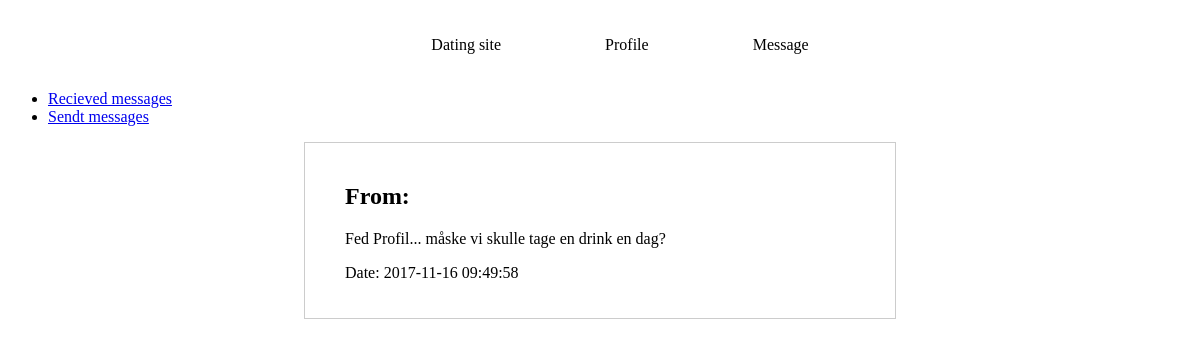
The app's page /recievedMessage.php, older data.
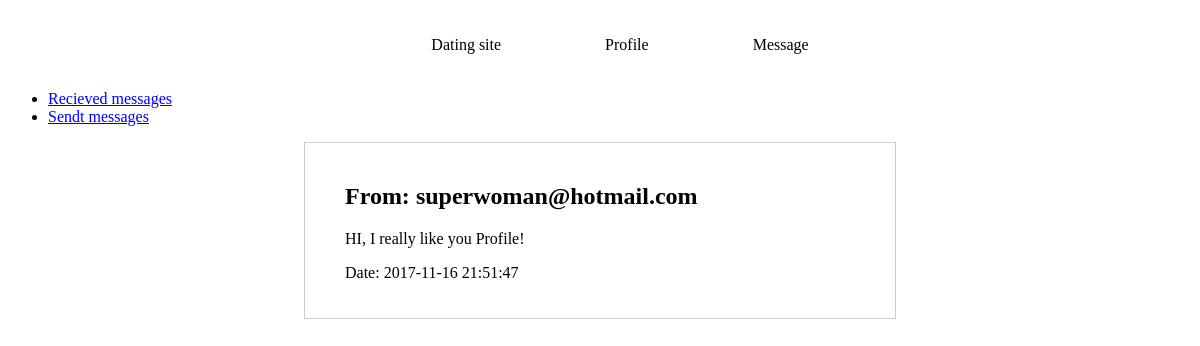
The same page, newer data.
### tables this page shows
CREATE TABLE `message` (
  `id` int(11) NOT NULL,
  `messageText` text NOT NULL,
  `date` timestamp NOT NULL DEFAULT CURRENT_TIMESTAMP,
  `userEmail` varchar(100) NOT NULL,
  `sender_userEmail` varchar(100) NOT NULL
);

### recievedMessage.php (the view)
<?php
include 'include/head.php';
include 'include/database.php';
include 'include/footer.php';
$messages = $conn->query('SELECT * FROM message')->fetchAll();
?>
<ul>
  <li><a href="recievedMessage.php">Recieved messages</a></li>
  <li><a href="sentMessage.php">Sendt messages</a></li>
</ul>
<?php
foreach ($messages as $message) {
  if ($message['sender_userEmail'] !== 'iceman@gmail.com'){
  ?>
  <section class="message">
    <h1>From: <?php echo $message['sender_userEmail']; ?></h1>
    <p><?php echo $message['messageText']; ?></p>
    <p>Date: <?php echo $message['date']; ?></p>
  </section>
  <?php
}
}
 ?>

Row changes from the older to the newer data that the page shows:
removed message: messageText "Fed Profil... måske vi skulle tage en drink en dag?", date "2017-11-16 09:49:58"
added message: sender_userEmail "superwoman@hotmail.com", messageText "HI, I really like you Profile!", date "2017-11-16 21:51:47"
